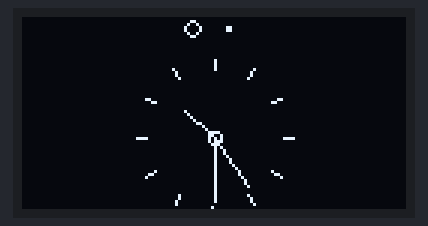
A sketch run on a simulated ESP32. On the bench: 128×64 one-colour display. The local clock reads 2024-03-15 10:24:30 at power-on unless the sketch sets it.

Above: at 0.1 s.
At 3.1 s:
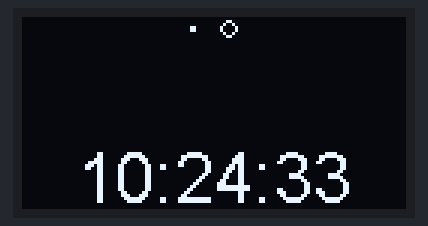
At 6.1 s:
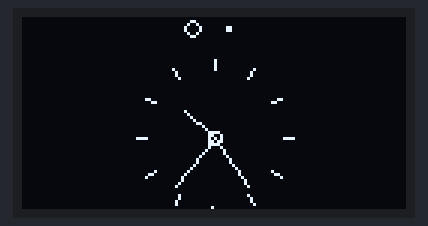
At 10.1 s:
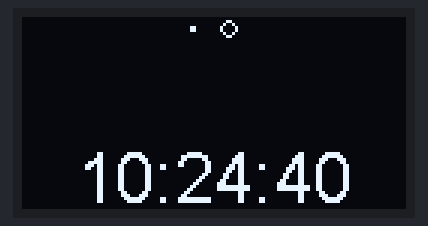
At 23.15 s:
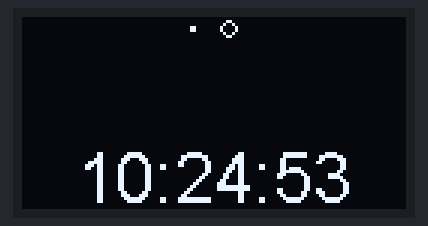
At 38.1 s:
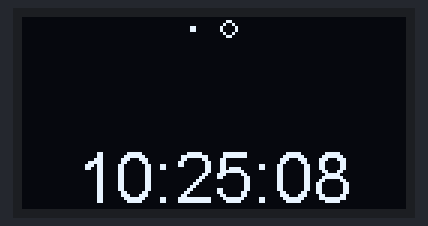

Measured:
- what the display in image 0 shows lasts 1.0 s, from 0.0 s to 1.0 s

The sketch:

esp32_oled_TinyRTC.ino
```cpp
//#include <Wire.h>  // Only needed for Arduino 1.6.5 and earlier
#include "SSD1306.h"
// Include the UI lib
#include "OLEDDisplayUi.h"
// Include custom images
#include "images.h"

#define ESP32
#include "RTClib.h"
/*RTClib.h has been slaightly modified:
 #ifdef ESP32
  #define WIRE Wire
 #else
  #define WIRE Wire1
 #endif
*/


DS1307 rtc;
DateTime now;

#define I2C_SDA 21
#define I2C_SCL 22

#define I2C_SDA_OLED 4
#define I2C_SCL_OLED 15

// Initialize the OLED display using Wire library
SSD1306  display(0x3c, I2C_SDA, I2C_SCL);

OLEDDisplayUi ui ( &display );

int screenW = 128;
int screenH = 64;
int clockCenterX = screenW / 2;
int clockCenterY = ((screenH - 16) / 2) + 16; // top yellow part is 16 px height
//int clockRadius = 23;
int clockRadius = 26;

// utility function for digital clock display: prints leading 0
String twoDigits(int digits) {
  if (digits < 10) {
    String i = '0' + String(digits);
    return i;
  }
  else {
    return String(digits);
  }
}

void clockOverlay(OLEDDisplay *display, OLEDDisplayUiState* state) {

}

void analogClockFrame(OLEDDisplay *display, OLEDDisplayUiState* state, int16_t x, int16_t y) {
  //  ui.disableIndicator();

  // Draw the clock face
  //  display->drawCircle(clockCenterX + x, clockCenterY + y, clockRadius);
  display->drawCircle(clockCenterX + x, clockCenterY + y, 2);
  //
  //hour ticks
  for ( int z = 0; z < 360; z = z + 30 ) {
    //Begin at 0 and stop at 360
    float angle = z ;
    angle = ( angle / 57.29577951 ) ; //Convert degrees to radians
    int x2 = ( clockCenterX + ( sin(angle) * clockRadius ) );
    int y2 = ( clockCenterY - ( cos(angle) * clockRadius ) );
    int x3 = ( clockCenterX + ( sin(angle) * ( clockRadius - ( clockRadius / 8 ) ) ) );
    int y3 = ( clockCenterY - ( cos(angle) * ( clockRadius - ( clockRadius / 8 ) ) ) );
    display->drawLine( x2 + x , y2 + y , x3 + x , y3 + y);
  }

  // display second hand
  float angle = now.second() * 6 ;
  angle = ( angle / 57.29577951 ) ; //Convert degrees to radians
  int x3 = ( clockCenterX + ( sin(angle) * ( clockRadius - ( clockRadius / 5 ) ) ) );
  int y3 = ( clockCenterY - ( cos(angle) * ( clockRadius - ( clockRadius / 5 ) ) ) );
  display->drawLine( clockCenterX + x , clockCenterY + y , x3 + x , y3 + y);
  //
  // display minute hand
  angle = now.minute() * 6 ;
  angle = ( angle / 57.29577951 ) ; //Convert degrees to radians
  x3 = ( clockCenterX + ( sin(angle) * ( clockRadius - ( clockRadius / 4 ) ) ) );
  y3 = ( clockCenterY - ( cos(angle) * ( clockRadius - ( clockRadius / 4 ) ) ) );
  display->drawLine( clockCenterX + x , clockCenterY + y , x3 + x , y3 + y);
  //
  // display hour hand
  angle = now.hour() * 30 + int( ( now.minute() / 12 ) * 6 )   ;
  angle = ( angle / 57.29577951 ) ; //Convert degrees to radians
  x3 = ( clockCenterX + ( sin(angle) * ( clockRadius - ( clockRadius / 2 ) ) ) );
  y3 = ( clockCenterY - ( cos(angle) * ( clockRadius - ( clockRadius / 2 ) ) ) );
  display->drawLine( clockCenterX + x , clockCenterY + y , x3 + x , y3 + y);
}

void digitalClockFrame(OLEDDisplay *display, OLEDDisplayUiState* state, int16_t x, int16_t y) {
  String timenow = String(now.hour()) + ":" + twoDigits(now.minute()) + ":" + twoDigits(now.second());
  display->setTextAlignment(TEXT_ALIGN_CENTER);
  display->setFont(ArialMT_Plain_24);
  display->drawString(clockCenterX + x , clockCenterY + y, timenow );
}

// This array keeps function pointers to all frames
// frames are the single views that slide in
FrameCallback frames[] = { analogClockFrame, digitalClockFrame };

// how many frames are there?
int frameCount = 2;

// Overlays are statically drawn on top of a frame eg. a clock
OverlayCallback overlays[] = { clockOverlay };
int overlaysCount = 1;

void vSetupOled() {
  // The ESP is capable of rendering 60fps in 80Mhz mode
  // but that won't give you much time for anything else
  // run it in 160Mhz mode or just set it to 30 fps
  ui.setTargetFPS(60);

  // Customize the active and inactive symbol
  ui.setActiveSymbol(activeSymbol);
  ui.setInactiveSymbol(inactiveSymbol);

  // You can change this to
  // TOP, LEFT, BOTTOM, RIGHT
  ui.setIndicatorPosition(TOP);

  // Defines where the first frame is located in the bar.
  ui.setIndicatorDirection(LEFT_RIGHT);

  // You can change the transition that is used
  // SLIDE_LEFT, SLIDE_RIGHT, SLIDE_UP, SLIDE_DOWN
  ui.setFrameAnimation(SLIDE_LEFT);

  // Add frames
  ui.setFrames(frames, frameCount);

  // Add overlays
  ui.setOverlays(overlays, overlaysCount);

  // Initialising the UI will init the display too.
  ui.init();

  display.flipScreenVertically();
}

void vSetupTinyRTC() {
  Wire.begin(I2C_SDA, I2C_SCL);
  rtc.begin();
  if (! rtc.isrunning()) {
    Serial.println("RTC is NOT running!");
    // following line sets the RTC to the date & time this sketch was compiled
    rtc.adjust(DateTime(__DATE__, __TIME__));
  }
  now = rtc.now();
}

void setup() {
  Serial.begin(115200);
  Serial.println();

  vSetupOled();
  vSetupTinyRTC();
}

void loop() {
  int remainingTimeBudget = ui.update();

  if (remainingTimeBudget > 0) {
    // You can do some work here
    // Don't do stuff if you are below your
    // time budget.
    now = rtc.now();

    delay(remainingTimeBudget);
  }
}
```

images.h
```cpp
const char activeSymbol[] PROGMEM = {
    B00000000,
    B00000000,
    B00011000,
    B00100100,
    B01000010,
    B01000010,
    B00100100,
    B00011000
};

const char inactiveSymbol[] PROGMEM = {
    B00000000,
    B00000000,
    B00000000,
    B00000000,
    B00011000,
    B00011000,
    B00000000,
    B00000000
};
```
